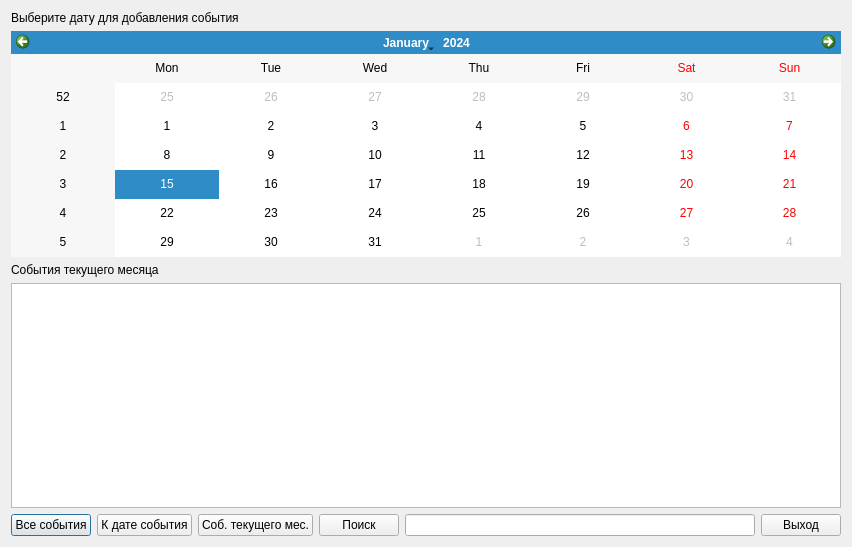
<?xml version="1.0" encoding="UTF-8"?>
<ui version="4.0">
 <class>eventTrackingView</class>
 <widget class="QDialog" name="eventTrackingView">
  <property name="geometry">
   <rect>
    <x>0</x>
    <y>0</y>
    <width>852</width>
    <height>547</height>
   </rect>
  </property>
  <property name="windowTitle">
   <string>Dialog</string>
  </property>
  <layout class="QGridLayout" name="gridLayout">
   <item row="0" column="0" colspan="3">
    <widget class="QLabel" name="label_2">
     <property name="text">
      <string>Выберите дату для добавления события</string>
     </property>
    </widget>
   </item>
   <item row="1" column="0" colspan="6">
    <widget class="customCalendarWidget" name="calendarWidget"/>
   </item>
   <item row="2" column="0" colspan="2">
    <widget class="QLabel" name="labelHeaderEvents">
     <property name="text">
      <string>События текущего месяца</string>
     </property>
    </widget>
   </item>
   <item row="3" column="0" colspan="6">
    <widget class="QTableView" name="eventsView"/>
   </item>
   <item row="4" column="0">
    <widget class="QPushButton" name="buttonAllEvents">
     <property name="text">
      <string>Все события</string>
     </property>
    </widget>
   </item>
   <item row="4" column="1">
    <widget class="QPushButton" name="buttonToEventDate">
     <property name="text">
      <string>К дате события</string>
     </property>
    </widget>
   </item>
   <item row="4" column="2">
    <widget class="QPushButton" name="buttonCurDate">
     <property name="text">
      <string>Соб. текущего мес.</string>
     </property>
    </widget>
   </item>
   <item row="4" column="3">
    <widget class="QPushButton" name="buttonSearchEvent">
     <property name="text">
      <string>Поиск</string>
     </property>
    </widget>
   </item>
   <item row="4" column="4">
    <widget class="QLineEdit" name="editSearch"/>
   </item>
   <item row="4" column="5">
    <widget class="QPushButton" name="buttonExit">
     <property name="text">
      <string>Выход</string>
     </property>
    </widget>
   </item>
  </layout>
 </widget>
 <customwidgets>
  <customwidget>
   <class>customCalendarWidget</class>
   <extends>QCalendarWidget</extends>
   <header>customcalendarwidget.h</header>
  </customwidget>
 </customwidgets>
 <resources/>
 <connections/>
</ui>
